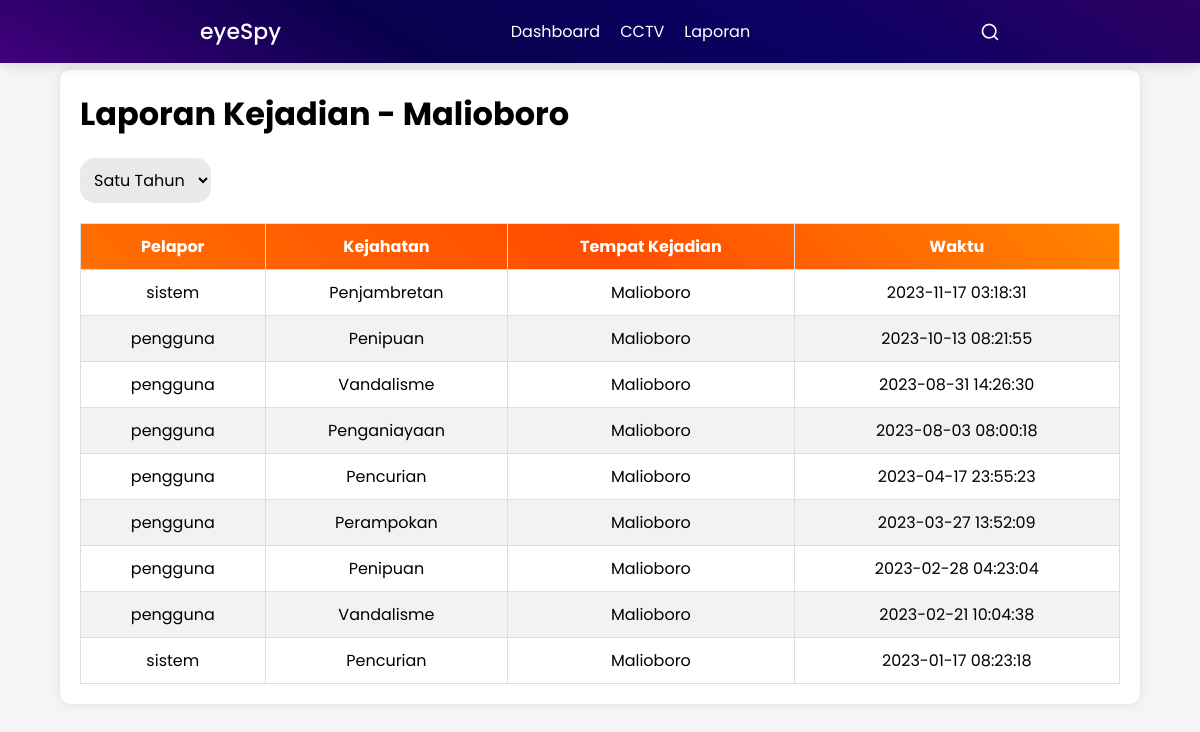
Screenshot of /isiLaporan.php?id=1 with the database file from the repository.
### tables this page shows
CREATE TABLE `tempat` (
  `id_tempat` int(11) NOT NULL,
  `nama_tempat` varchar(255) NOT NULL,
  `kabupaten` enum('Bantul','Sleman','Gunung Kidul','Kulon Progo','Yogyakarta') NOT NULL,
  `gambar` varchar(1000) NOT NULL
);

CREATE TABLE `laporan_kejahatan` (
  `id` int(11) NOT NULL,
  `jenis_kejahatan` int(255) NOT NULL,
  `tempat_kejadian` int(11) NOT NULL,
  `waktu` datetime NOT NULL,
  `keterangan` text DEFAULT NULL,
  `pelapor` enum('pengguna','sistem') DEFAULT NULL
);

CREATE TABLE `jenis_kejahatan` (
  `id_jenis` int(11) NOT NULL,
  `nama_jenis` varchar(255) NOT NULL
);

### php/fungsiIsiLaporan.php (called while the page is built)
<?php
include "koneksi.php";
$id_tempat = isset($_GET['id']) ? $_GET['id'] : 0;
$bulan = isset($_GET['bulan']) ? $_GET['bulan'] : '00';
$sql_tempat = "SELECT nama_tempat FROM tempat WHERE id_tempat = $id_tempat";
$result_tempat = $conn->query($sql_tempat);
if ($result_tempat->num_rows > 0) {
    $row_tempat = $result_tempat->fetch_assoc();
    $nama_tempat = $row_tempat['nama_tempat'];
} else {
    echo "Tempat tidak ditemukan.";
    exit;
}
$sql_laporan = "
SELECT lk.id, lk.pelapor, jk.nama_jenis as jenis_kejahatan, t.nama_tempat, lk.waktu
FROM laporan_kejahatan lk
JOIN jenis_kejahatan jk ON lk.jenis_kejahatan = jk.id_jenis
JOIN tempat t ON lk.tempat_kejadian = t.id_tempat
WHERE lk.tempat_kejadian = $id_tempat
" . ($bulan !== '00' ? "AND MONTH(lk.waktu) = $bulan" : "") . "
ORDER BY lk.waktu DESC
";
$result_laporan = $conn->query($sql_laporan);
?>

### isiLaporan.php (the view, shortened to what this page needs)
<!DOCTYPE html>
<html lang="en">
<head>
    <link rel="stylesheet" href="css/laporan.css">
    <link rel="stylesheet" href="css/navbar.css">
    <link rel="stylesheet" href="https://unicons.iconscout.com/release/v4.0.0/css/line.css">
</head>
<body>
    <?php include 'php/navbar.php';
    include 'php/fungsiIsiLaporan.php'; ?>
    <div class="content">
        <h1>Laporan Kejadian - <?php echo htmlspecialchars($nama_tempat); ?></h1>
        <form method="GET" action="">
        <select class="bulan" name="bulan" onchange="this.form.submit()">
            <option value="00" <?php if ($bulan == '00') echo 'selected'; ?>>Satu Tahun</option>
        </select>
    </form>
        <table class="data">
            <thead>
                <tr>
                    <th>Pelapor</th>
                    <th>Kejahatan</th>
                    <th>Tempat Kejadian</th>
                    <th>Waktu</th>
                </tr>
            </thead>
            <tbody>
                <?php
                if ($result_laporan->num_rows > 0) {
                    while ($row_laporan = $result_laporan->fetch_assoc()) {
                        echo "<tr onclick=\"window.location.href='detailLaporan.php?id=" . $row_laporan['id'] . "'\">";
                        echo "<td>" . htmlspecialchars($row_laporan['pelapor']) . "</td>";
                        echo "<td>" . htmlspecialchars($row_laporan['jenis_kejahatan']) . "</td>";
                        echo "<td>" . htmlspecialchars($row_laporan['nama_tempat']) . "</td>";
                        echo "<td>" . htmlspecialchars($row_laporan['waktu']) . "</td>";
                        echo "</tr>";
                    }
                } else {
                    echo "<tr><td colspan='4'>Tidak ada laporan untuk tempat ini.</td></tr>";
                }
                ?>
            </tbody>
        </table>
    </div>
</body>
</html>

### css/laporan.css (style rules this page uses)
body { background-color: #f5f5f5; display: grid; place-items: center; }
.content { width: 90%; background-color: #ffffff; padding: 20px; box-shadow: 0 0 10px rgba(0, 0, 0, 0.1); border-radius: 10px; margin-top: 70px; }
.content h1 { text-align: left; margin-bottom: 20px; }
.bulan { background-color: rgb(234, 234, 234); border-width: 0; border-radius: 15px; }
.content select { display: block; margin: 0 0 20px 0; padding: 10px; font-size: 16px; }
.content table { width: 100%; border-collapse: collapse; margin-top: 20px; background-color: #ffffff; }
.content table, .content th, .content td { border: 1px solid #ddd; }
.content th, .content td { padding: 10px; text-align: center; }
.content thead { background: linear-gradient(45deg, #ff6f00, #ff4d00, #ff8400); color: white; }
tbody tr { cursor: pointer; transition: background-color 0.3s; }
tbody tr:nth-child(even) { background-color: #f2f2f2; }

### css/navbar.css (style rules this page uses)
* { margin: 0; padding: 0; box-sizing: border-box; font-family: "Poppins", sans-serif; }

### rows the page displays
tempat: nama_tempat "Malioboro"
laporan_kejahatan: pelapor "sistem", jenis_kejahatan.nama_jenis "Penjambretan", tempat_kejadian.nama_tempat "Malioboro", waktu "2023-11-17 03:18:31"
laporan_kejahatan: pelapor "pengguna", jenis_kejahatan.nama_jenis "Penipuan", tempat_kejadian.nama_tempat "Malioboro", waktu "2023-10-13 08:21:55"
laporan_kejahatan: pelapor "pengguna", jenis_kejahatan.nama_jenis "Vandalisme", tempat_kejadian.nama_tempat "Malioboro", waktu "2023-08-31 14:26:30"
laporan_kejahatan: pelapor "pengguna", jenis_kejahatan.nama_jenis "Penganiayaan", tempat_kejadian.nama_tempat "Malioboro", waktu "2023-08-03 08:00:18"
laporan_kejahatan: pelapor "pengguna", jenis_kejahatan.nama_jenis "Pencurian", tempat_kejadian.nama_tempat "Malioboro", waktu "2023-04-17 23:55:23"
laporan_kejahatan: pelapor "pengguna", jenis_kejahatan.nama_jenis "Perampokan", tempat_kejadian.nama_tempat "Malioboro", waktu "2023-03-27 13:52:09"
laporan_kejahatan: pelapor "pengguna", jenis_kejahatan.nama_jenis "Penipuan", tempat_kejadian.nama_tempat "Malioboro", waktu "2023-02-28 04:23:04"
laporan_kejahatan: pelapor "pengguna", jenis_kejahatan.nama_jenis "Vandalisme", tempat_kejadian.nama_tempat "Malioboro", waktu "2023-02-21 10:04:38"
laporan_kejahatan: pelapor "sistem", jenis_kejahatan.nama_jenis "Pencurian", tempat_kejadian.nama_tempat "Malioboro", waktu "2023-01-17 08:23:18"
